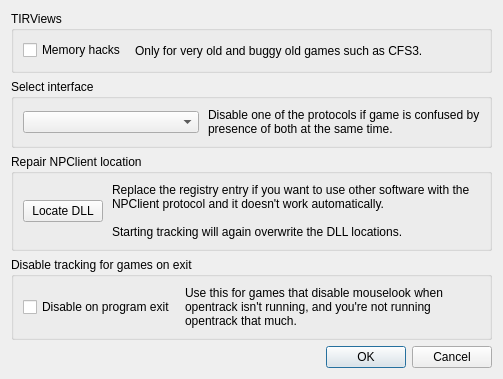
<?xml version="1.0" encoding="UTF-8"?>
<ui version="4.0">
 <class>UICFTControls</class>
 <widget class="QWidget" name="UICFTControls">
  <property name="windowModality">
   <enum>Qt::NonModal</enum>
  </property>
  <property name="enabled">
   <bool>true</bool>
  </property>
  <property name="geometry">
   <rect>
    <x>0</x>
    <y>0</y>
    <width>503</width>
    <height>379</height>
   </rect>
  </property>
  <property name="sizePolicy">
   <sizepolicy hsizetype="Fixed" vsizetype="Fixed">
    <horstretch>0</horstretch>
    <verstretch>0</verstretch>
   </sizepolicy>
  </property>
  <property name="minimumSize">
   <size>
    <width>0</width>
    <height>0</height>
   </size>
  </property>
  <property name="windowTitle">
   <string>freetrack protocol settings</string>
  </property>
  <property name="windowIcon">
   <iconset resource="ft-protocol.qrc">
    <normaloff>:/images/freetrack.png</normaloff>:/images/freetrack.png</iconset>
  </property>
  <property name="layoutDirection">
   <enum>Qt::LeftToRight</enum>
  </property>
  <property name="autoFillBackground">
   <bool>false</bool>
  </property>
  <layout class="QGridLayout" name="gridLayout_2">
   <item row="1" column="0">
    <widget class="QGroupBox" name="groupBox_3">
     <property name="sizePolicy">
      <sizepolicy hsizetype="Preferred" vsizetype="Preferred">
       <horstretch>0</horstretch>
       <verstretch>0</verstretch>
      </sizepolicy>
     </property>
     <property name="title">
      <string>Select interface</string>
     </property>
     <property name="alignment">
      <set>Qt::AlignJustify|Qt::AlignTop</set>
     </property>
     <property name="flat">
      <bool>false</bool>
     </property>
     <layout class="QHBoxLayout" name="horizontalLayout_3">
      <property name="spacing">
       <number>9</number>
      </property>
      <item>
       <widget class="QComboBox" name="cbxSelectInterface"/>
      </item>
      <item>
       <widget class="QLabel" name="label_8">
        <property name="text">
         <string>Disable one of the protocols if game is confused by presence of both at the same time.</string>
        </property>
        <property name="wordWrap">
         <bool>true</bool>
        </property>
       </widget>
      </item>
     </layout>
    </widget>
   </item>
   <item row="0" column="0">
    <widget class="QGroupBox" name="groupBox">
     <property name="sizePolicy">
      <sizepolicy hsizetype="Preferred" vsizetype="Preferred">
       <horstretch>0</horstretch>
       <verstretch>0</verstretch>
      </sizepolicy>
     </property>
     <property name="title">
      <string>TIRViews</string>
     </property>
     <property name="alignment">
      <set>Qt::AlignJustify|Qt::AlignTop</set>
     </property>
     <property name="flat">
      <bool>false</bool>
     </property>
     <layout class="QHBoxLayout" name="horizontalLayout_4">
      <property name="spacing">
       <number>9</number>
      </property>
      <item>
       <widget class="QCheckBox" name="chkTIRViews">
        <property name="sizePolicy">
         <sizepolicy hsizetype="Maximum" vsizetype="Fixed">
          <horstretch>0</horstretch>
          <verstretch>0</verstretch>
         </sizepolicy>
        </property>
        <property name="text">
         <string>Memory hacks</string>
        </property>
       </widget>
      </item>
      <item>
       <widget class="QLabel" name="label_2">
        <property name="text">
         <string>Only for very old and buggy old games such as CFS3.</string>
        </property>
        <property name="scaledContents">
         <bool>false</bool>
        </property>
        <property name="alignment">
         <set>Qt::AlignLeading|Qt::AlignLeft|Qt::AlignVCenter</set>
        </property>
        <property name="wordWrap">
         <bool>true</bool>
        </property>
       </widget>
      </item>
     </layout>
    </widget>
   </item>
   <item row="2" column="0">
    <widget class="QGroupBox" name="groupBox_4">
     <property name="sizePolicy">
      <sizepolicy hsizetype="Preferred" vsizetype="Preferred">
       <horstretch>0</horstretch>
       <verstretch>0</verstretch>
      </sizepolicy>
     </property>
     <property name="title">
      <string>Repair NPClient location</string>
     </property>
     <property name="alignment">
      <set>Qt::AlignJustify|Qt::AlignTop</set>
     </property>
     <property name="flat">
      <bool>false</bool>
     </property>
     <layout class="QHBoxLayout" name="horizontalLayout_2">
      <property name="spacing">
       <number>9</number>
      </property>
      <item>
       <widget class="QPushButton" name="bntLocateNPClient">
        <property name="text">
         <string>Locate DLL</string>
        </property>
       </widget>
      </item>
      <item>
       <widget class="QLabel" name="label_10">
        <property name="sizePolicy">
         <sizepolicy hsizetype="Preferred" vsizetype="Minimum">
          <horstretch>0</horstretch>
          <verstretch>0</verstretch>
         </sizepolicy>
        </property>
        <property name="text">
         <string>Replace the registry entry if you want to use other software with the NPClient protocol and it doesn't work automatically.

Starting tracking will again overwrite the DLL locations.</string>
        </property>
        <property name="wordWrap">
         <bool>true</bool>
        </property>
       </widget>
      </item>
     </layout>
    </widget>
   </item>
   <item row="4" column="0">
    <widget class="QDialogButtonBox" name="buttonBox">
     <property name="standardButtons">
      <set>QDialogButtonBox::Cancel|QDialogButtonBox::Ok</set>
     </property>
    </widget>
   </item>
   <item row="3" column="0">
    <widget class="QGroupBox" name="groupBox_2">
     <property name="sizePolicy">
      <sizepolicy hsizetype="Preferred" vsizetype="Preferred">
       <horstretch>0</horstretch>
       <verstretch>0</verstretch>
      </sizepolicy>
     </property>
     <property name="title">
      <string>Disable tracking for games on exit</string>
     </property>
     <layout class="QHBoxLayout" name="horizontalLayout">
      <property name="spacing">
       <number>9</number>
      </property>
      <item>
       <widget class="QCheckBox" name="close_on_exit">
        <property name="sizePolicy">
         <sizepolicy hsizetype="Maximum" vsizetype="Preferred">
          <horstretch>0</horstretch>
          <verstretch>0</verstretch>
         </sizepolicy>
        </property>
        <property name="text">
         <string>Disable on program exit</string>
        </property>
       </widget>
      </item>
      <item>
       <widget class="QLabel" name="label">
        <property name="text">
         <string>Use this for games that disable mouselook when opentrack isn't running, and you're not running opentrack that much.</string>
        </property>
        <property name="wordWrap">
         <bool>true</bool>
        </property>
       </widget>
      </item>
     </layout>
    </widget>
   </item>
  </layout>
 </widget>
 <resources>
  <include location="ft-protocol.qrc"/>
 </resources>
 <connections/>
 <slots>
  <slot>startEngineClicked()</slot>
  <slot>stopEngineClicked()</slot>
  <slot>cameraSettingsClicked()</slot>
 </slots>
</ui>
